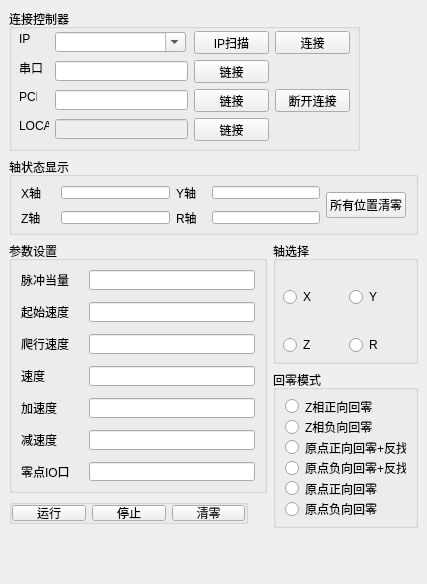
<?xml version="1.0" encoding="UTF-8"?>
<ui version="4.0">
 <class>Form</class>
 <widget class="QWidget" name="Form">
  <property name="geometry">
   <rect>
    <x>0</x>
    <y>0</y>
    <width>427</width>
    <height>584</height>
   </rect>
  </property>
  <property name="windowTitle">
   <string>Form</string>
  </property>
  <widget class="QGroupBox" name="groupBox_4">
   <property name="geometry">
    <rect>
     <x>9</x>
     <y>241</y>
     <width>258</width>
     <height>252</height>
    </rect>
   </property>
   <property name="sizePolicy">
    <sizepolicy hsizetype="Preferred" vsizetype="Preferred">
     <horstretch>0</horstretch>
     <verstretch>0</verstretch>
    </sizepolicy>
   </property>
   <property name="title">
    <string>参数设置</string>
   </property>
   <layout class="QFormLayout" name="formLayout">
    <item row="0" column="0">
     <widget class="QLabel" name="label_6">
      <property name="text">
       <string>脉冲当量    </string>
      </property>
     </widget>
    </item>
    <item row="0" column="1">
     <widget class="QLineEdit" name="edit_Units"/>
    </item>
    <item row="1" column="0">
     <spacer name="verticalSpacer">
      <property name="orientation">
       <enum>Qt::Vertical</enum>
      </property>
      <property name="sizeHint" stdset="0">
       <size>
        <width>20</width>
        <height>40</height>
       </size>
      </property>
     </spacer>
    </item>
    <item row="2" column="0">
     <widget class="QLabel" name="label_7">
      <property name="text">
       <string>起始速度</string>
      </property>
     </widget>
    </item>
    <item row="2" column="1">
     <widget class="QLineEdit" name="edit_Lspeed"/>
    </item>
    <item row="3" column="0">
     <spacer name="verticalSpacer_2">
      <property name="orientation">
       <enum>Qt::Vertical</enum>
      </property>
      <property name="sizeHint" stdset="0">
       <size>
        <width>20</width>
        <height>40</height>
       </size>
      </property>
     </spacer>
    </item>
    <item row="4" column="0">
     <widget class="QLabel" name="label_12">
      <property name="text">
       <string>爬行速度</string>
      </property>
     </widget>
    </item>
    <item row="4" column="1">
     <widget class="QLineEdit" name="edit_CLSpeed"/>
    </item>
    <item row="5" column="0">
     <spacer name="verticalSpacer_3">
      <property name="orientation">
       <enum>Qt::Vertical</enum>
      </property>
      <property name="sizeHint" stdset="0">
       <size>
        <width>20</width>
        <height>40</height>
       </size>
      </property>
     </spacer>
    </item>
    <item row="6" column="0">
     <widget class="QLabel" name="label_8">
      <property name="text">
       <string>速度</string>
      </property>
     </widget>
    </item>
    <item row="6" column="1">
     <widget class="QLineEdit" name="edit_Speed"/>
    </item>
    <item row="7" column="0">
     <spacer name="verticalSpacer_4">
      <property name="orientation">
       <enum>Qt::Vertical</enum>
      </property>
      <property name="sizeHint" stdset="0">
       <size>
        <width>20</width>
        <height>40</height>
       </size>
      </property>
     </spacer>
    </item>
    <item row="8" column="0">
     <widget class="QLabel" name="label_9">
      <property name="text">
       <string>加速度</string>
      </property>
     </widget>
    </item>
    <item row="8" column="1">
     <widget class="QLineEdit" name="edit_Accel"/>
    </item>
    <item row="9" column="0">
     <spacer name="verticalSpacer_5">
      <property name="orientation">
       <enum>Qt::Vertical</enum>
      </property>
      <property name="sizeHint" stdset="0">
       <size>
        <width>20</width>
        <height>40</height>
       </size>
      </property>
     </spacer>
    </item>
    <item row="10" column="0">
     <widget class="QLabel" name="label_10">
      <property name="text">
       <string>减速度</string>
      </property>
     </widget>
    </item>
    <item row="10" column="1">
     <widget class="QLineEdit" name="edit_Decel"/>
    </item>
    <item row="11" column="0">
     <spacer name="verticalSpacer_6">
      <property name="orientation">
       <enum>Qt::Vertical</enum>
      </property>
      <property name="sizeHint" stdset="0">
       <size>
        <width>20</width>
        <height>40</height>
       </size>
      </property>
     </spacer>
    </item>
    <item row="12" column="0">
     <widget class="QLabel" name="label_11">
      <property name="text">
       <string>零点IO口</string>
      </property>
     </widget>
    </item>
    <item row="12" column="1">
     <widget class="QLineEdit" name="edit_zeroIO"/>
    </item>
   </layout>
  </widget>
  <widget class="QGroupBox" name="groupBox_2">
   <property name="geometry">
    <rect>
     <x>9</x>
     <y>157</y>
     <width>409</width>
     <height>78</height>
    </rect>
   </property>
   <property name="title">
    <string>轴状态显示</string>
   </property>
   <layout class="QGridLayout" name="gridLayout">
    <item row="0" column="0" colspan="2">
     <widget class="QLabel" name="label_2">
      <property name="text">
       <string>X轴    </string>
      </property>
     </widget>
    </item>
    <item row="0" column="3">
     <widget class="QLabel" name="label_3">
      <property name="text">
       <string>Y轴   </string>
      </property>
     </widget>
    </item>
    <item row="2" column="4">
     <widget class="QLineEdit" name="lineEdit_R"/>
    </item>
    <item row="2" column="3">
     <widget class="QLabel" name="label_5">
      <property name="text">
       <string>R轴</string>
      </property>
     </widget>
    </item>
    <item row="0" column="4">
     <widget class="QLineEdit" name="lineEdit_Y"/>
    </item>
    <item row="0" column="2">
     <widget class="QLineEdit" name="lineEdit_X"/>
    </item>
    <item row="2" column="2">
     <widget class="QLineEdit" name="lineEdit_Z"/>
    </item>
    <item row="0" column="5" rowspan="3">
     <widget class="QPushButton" name="btn_clearAll">
      <property name="text">
       <string>所有位置清零</string>
      </property>
     </widget>
    </item>
    <item row="2" column="0">
     <widget class="QLabel" name="label_4">
      <property name="text">
       <string>Z轴</string>
      </property>
     </widget>
    </item>
   </layout>
  </widget>
  <widget class="QGroupBox" name="groupBox_3">
   <property name="geometry">
    <rect>
     <x>273</x>
     <y>241</y>
     <width>145</width>
     <height>123</height>
    </rect>
   </property>
   <property name="title">
    <string>轴选择</string>
   </property>
   <widget class="QRadioButton" name="radio_Z">
    <property name="geometry">
     <rect>
      <x>10</x>
      <y>96</y>
      <width>29</width>
      <height>16</height>
     </rect>
    </property>
    <property name="text">
     <string>Z</string>
    </property>
   </widget>
   <widget class="QRadioButton" name="radio_X">
    <property name="geometry">
     <rect>
      <x>10</x>
      <y>48</y>
      <width>29</width>
      <height>16</height>
     </rect>
    </property>
    <property name="text">
     <string>X</string>
    </property>
   </widget>
   <widget class="QRadioButton" name="radio_Y">
    <property name="geometry">
     <rect>
      <x>76</x>
      <y>48</y>
      <width>29</width>
      <height>16</height>
     </rect>
    </property>
    <property name="text">
     <string>Y</string>
    </property>
   </widget>
   <widget class="QRadioButton" name="radio_R">
    <property name="geometry">
     <rect>
      <x>76</x>
      <y>96</y>
      <width>29</width>
      <height>16</height>
     </rect>
    </property>
    <property name="text">
     <string>R</string>
    </property>
   </widget>
  </widget>
  <widget class="QGroupBox" name="groupBox_6">
   <property name="geometry">
    <rect>
     <x>9</x>
     <y>499</y>
     <width>239</width>
     <height>25</height>
    </rect>
   </property>
   <property name="sizePolicy">
    <sizepolicy hsizetype="Preferred" vsizetype="Preferred">
     <horstretch>0</horstretch>
     <verstretch>0</verstretch>
    </sizepolicy>
   </property>
   <property name="title">
    <string/>
   </property>
   <layout class="QHBoxLayout" name="horizontalLayout">
    <property name="leftMargin">
     <number>0</number>
    </property>
    <property name="topMargin">
     <number>0</number>
    </property>
    <property name="rightMargin">
     <number>0</number>
    </property>
    <property name="bottomMargin">
     <number>0</number>
    </property>
    <item>
     <widget class="QPushButton" name="btn_run">
      <property name="text">
       <string>运行</string>
      </property>
     </widget>
    </item>
    <item>
     <widget class="QPushButton" name="btn_stop">
      <property name="text">
       <string>停止</string>
      </property>
     </widget>
    </item>
    <item>
     <widget class="QPushButton" name="btn_clear">
      <property name="text">
       <string>清零</string>
      </property>
     </widget>
    </item>
   </layout>
  </widget>
  <widget class="QGroupBox" name="groupBox">
   <property name="geometry">
    <rect>
     <x>9</x>
     <y>9</y>
     <width>351</width>
     <height>142</height>
    </rect>
   </property>
   <property name="sizePolicy">
    <sizepolicy hsizetype="Preferred" vsizetype="Fixed">
     <horstretch>0</horstretch>
     <verstretch>0</verstretch>
    </sizepolicy>
   </property>
   <property name="title">
    <string>连接控制器</string>
   </property>
   <widget class="QLabel" name="label">
    <property name="geometry">
     <rect>
      <x>10</x>
      <y>22</y>
      <width>16</width>
      <height>16</height>
     </rect>
    </property>
    <property name="sizePolicy">
     <sizepolicy hsizetype="Fixed" vsizetype="Preferred">
      <horstretch>0</horstretch>
      <verstretch>0</verstretch>
     </sizepolicy>
    </property>
    <property name="text">
     <string>IP</string>
    </property>
   </widget>
   <widget class="QComboBox" name="comboBox">
    <property name="geometry">
     <rect>
      <x>46</x>
      <y>23</y>
      <width>131</width>
      <height>20</height>
     </rect>
    </property>
    <property name="sizePolicy">
     <sizepolicy hsizetype="Fixed" vsizetype="Fixed">
      <horstretch>0</horstretch>
      <verstretch>0</verstretch>
     </sizepolicy>
    </property>
    <property name="editable">
     <bool>true</bool>
    </property>
    <property name="currentText">
     <string/>
    </property>
   </widget>
   <widget class="QPushButton" name="btn_close">
    <property name="geometry">
     <rect>
      <x>266</x>
      <y>80</y>
      <width>75</width>
      <height>23</height>
     </rect>
    </property>
    <property name="sizePolicy">
     <sizepolicy hsizetype="Fixed" vsizetype="Fixed">
      <horstretch>0</horstretch>
      <verstretch>0</verstretch>
     </sizepolicy>
    </property>
    <property name="text">
     <string>断开连接</string>
    </property>
   </widget>
   <widget class="QPushButton" name="btn_open">
    <property name="geometry">
     <rect>
      <x>266</x>
      <y>22</y>
      <width>75</width>
      <height>23</height>
     </rect>
    </property>
    <property name="sizePolicy">
     <sizepolicy hsizetype="Fixed" vsizetype="Fixed">
      <horstretch>0</horstretch>
      <verstretch>0</verstretch>
     </sizepolicy>
    </property>
    <property name="text">
     <string>连接</string>
    </property>
   </widget>
   <widget class="QPushButton" name="btn_ip_scan">
    <property name="geometry">
     <rect>
      <x>185</x>
      <y>22</y>
      <width>75</width>
      <height>23</height>
     </rect>
    </property>
    <property name="text">
     <string>IP扫描</string>
    </property>
   </widget>
   <widget class="QLineEdit" name="edit_pci">
    <property name="geometry">
     <rect>
      <x>46</x>
      <y>81</y>
      <width>133</width>
      <height>20</height>
     </rect>
    </property>
   </widget>
   <widget class="QLabel" name="label_18">
    <property name="geometry">
     <rect>
      <x>10</x>
      <y>51</y>
      <width>24</width>
      <height>16</height>
     </rect>
    </property>
    <property name="text">
     <string>串口</string>
    </property>
   </widget>
   <widget class="QLineEdit" name="edit_local">
    <property name="enabled">
     <bool>false</bool>
    </property>
    <property name="geometry">
     <rect>
      <x>46</x>
      <y>110</y>
      <width>133</width>
      <height>20</height>
     </rect>
    </property>
   </widget>
   <widget class="QPushButton" name="btn_pci">
    <property name="geometry">
     <rect>
      <x>185</x>
      <y>80</y>
      <width>75</width>
      <height>23</height>
     </rect>
    </property>
    <property name="text">
     <string>链接</string>
    </property>
   </widget>
   <widget class="QLineEdit" name="edit_com">
    <property name="geometry">
     <rect>
      <x>46</x>
      <y>52</y>
      <width>133</width>
      <height>20</height>
     </rect>
    </property>
   </widget>
   <widget class="QLabel" name="label_19">
    <property name="geometry">
     <rect>
      <x>10</x>
      <y>80</y>
      <width>18</width>
      <height>16</height>
     </rect>
    </property>
    <property name="text">
     <string>PCI</string>
    </property>
   </widget>
   <widget class="QPushButton" name="btn_com">
    <property name="geometry">
     <rect>
      <x>185</x>
      <y>51</y>
      <width>75</width>
      <height>23</height>
     </rect>
    </property>
    <property name="text">
     <string>链接</string>
    </property>
   </widget>
   <widget class="QLabel" name="label_17">
    <property name="geometry">
     <rect>
      <x>10</x>
      <y>109</y>
      <width>30</width>
      <height>16</height>
     </rect>
    </property>
    <property name="text">
     <string>LOCAL</string>
    </property>
   </widget>
   <widget class="QPushButton" name="btn_local">
    <property name="geometry">
     <rect>
      <x>185</x>
      <y>109</y>
      <width>75</width>
      <height>23</height>
     </rect>
    </property>
    <property name="text">
     <string>链接</string>
    </property>
   </widget>
  </widget>
  <widget class="QGroupBox" name="groupBox_5">
   <property name="geometry">
    <rect>
     <x>273</x>
     <y>370</y>
     <width>145</width>
     <height>158</height>
    </rect>
   </property>
   <property name="title">
    <string>回零模式</string>
   </property>
   <layout class="QVBoxLayout" name="verticalLayout">
    <item>
     <widget class="QRadioButton" name="radioButton_m1">
      <property name="text">
       <string>Z相正向回零</string>
      </property>
     </widget>
    </item>
    <item>
     <widget class="QRadioButton" name="radioButton_m2">
      <property name="text">
       <string>Z相负向回零</string>
      </property>
     </widget>
    </item>
    <item>
     <widget class="QRadioButton" name="radioButton_m3">
      <property name="text">
       <string>原点正向回零+反找</string>
      </property>
     </widget>
    </item>
    <item>
     <widget class="QRadioButton" name="radioButton_m4">
      <property name="text">
       <string>原点负向回零+反找</string>
      </property>
     </widget>
    </item>
    <item>
     <widget class="QRadioButton" name="radioButton_m5">
      <property name="text">
       <string>原点正向回零</string>
      </property>
     </widget>
    </item>
    <item>
     <widget class="QRadioButton" name="radioButton_m6">
      <property name="text">
       <string>原点负向回零</string>
      </property>
     </widget>
    </item>
   </layout>
  </widget>
 </widget>
 <resources/>
 <connections/>
</ui>
